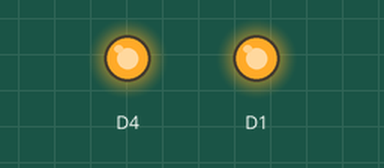
Simulated run of this sketch. Board: ESP8266 (NodeMCU). Shown: output pins drawn as LEDs (lit = HIGH). WiFi joins after 1.5 s; servers stay silent unless stated; what the sketch prints to the serial monitor is not drawn.

Above: at 2.5 s.
At 4.5 s:
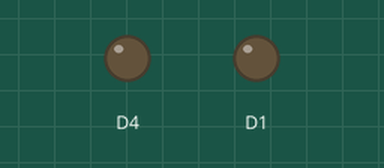
Timing chart, 0 to 6.7 s (numbered marks = the images above):
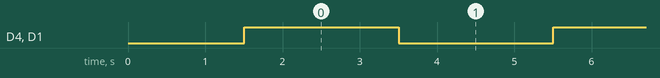

The sketch:

relay_test.ino
```cpp
#include <stdio.h>
#include <ESP8266WiFi.h>
#include <ESP8266mDNS.h>
#include <ArduinoOTA.h>
#include <ESP8266HTTPClient.h>


const char* ssid = "NOBERTO";
const char* password = "thaybevbeto";

void setup() {
  pinMode(D4, OUTPUT);
  pinMode(D1, OUTPUT);
  digitalWrite(D1, LOW);
  digitalWrite(D4, LOW);
  Serial.begin(115200);
  Serial.println("Iniciando...");
  WiFi.mode(WIFI_STA);
  WiFi.begin(ssid, password);
  while (WiFi.waitForConnectResult() != WL_CONNECTED) {
    Serial.println("Conexao falhou! Reiniciando...");
    delay(5000);
    ESP.restart();
  }

  ArduinoOTA.onStart([]() {
    Serial.println("Inicio...");
  });
  ArduinoOTA.onEnd([]() {
    Serial.println("nFim!");
  });
  ArduinoOTA.onProgress([](unsigned int progress, unsigned int total) {
    Serial.printf("Progresso: %u%%r", (progress / (total / 100)));
  });
  ArduinoOTA.onError([](ota_error_t error) {
    Serial.printf("Erro [%u]: ", error);
    if (error == OTA_AUTH_ERROR) Serial.println("Autenticacao Falhou");
    else if (error == OTA_BEGIN_ERROR) Serial.println("Falha no Inicio");
    else if (error == OTA_CONNECT_ERROR) Serial.println("Falha na Conexao");
    else if (error == OTA_RECEIVE_ERROR) Serial.println("Falha na Recepcao");
    else if (error == OTA_END_ERROR) Serial.println("Falha no Fim");
  });
  ArduinoOTA.begin();
  Serial.println("Pronto");
  Serial.print("Endereco IP: ");
  Serial.println(WiFi.localIP());
}

void loop() {
  ArduinoOTA.handle(); // requisita o OTA (Over The Air)
  digitalWrite(D1,HIGH);
  digitalWrite(D4,HIGH);
  delay(2000);
  digitalWrite(D1,LOW);
  digitalWrite(D4,LOW);
  delay(2000);
  digitalWrite(D1,HIGH);
  digitalWrite(D4,HIGH);
  delay(2000);
  digitalWrite(D1,LOW);
  digitalWrite(D4,LOW);
  delay(2000);

}
```

Measured:
- by itself, D4, D1: alternates HIGH for 2.0 s and LOW for 2.0 s
